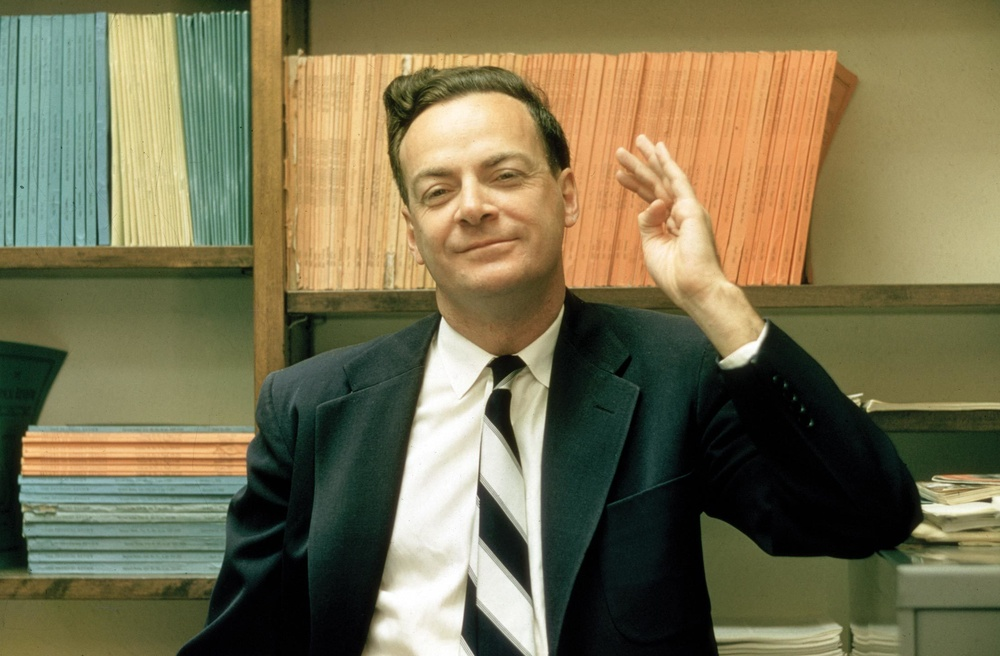
#> input picture Haarcascades/Data/Feynman_1.jpeg, 1000 x 656 px, shrunk from 2200 x 1444 before the run, found by its file name
$ jupyter execute highpass_filter.ipynb
#> lines starting #> are read from the running program, lines starting #| are printed output that depends on the picture
[cell 1]
import numpy as np
from scipy import ndimage
import cv2

# Reading image

[cell 2]
import matplotlib.pyplot as plt

[cell 3]
img = cv2.imread("../data/Feynman_1.jpeg", 1)
#> img is the input picture: shape (656, 1000, 3); mean B, G, R 81.4, 113.7, 120.5
img = cv2.cvtColor(img, cv2.COLOR_BGR2RGB)

plt.imshow(img)

[cell 4]
img_gray = cv2.cvtColor(img, cv2.COLOR_RGB2GRAY)
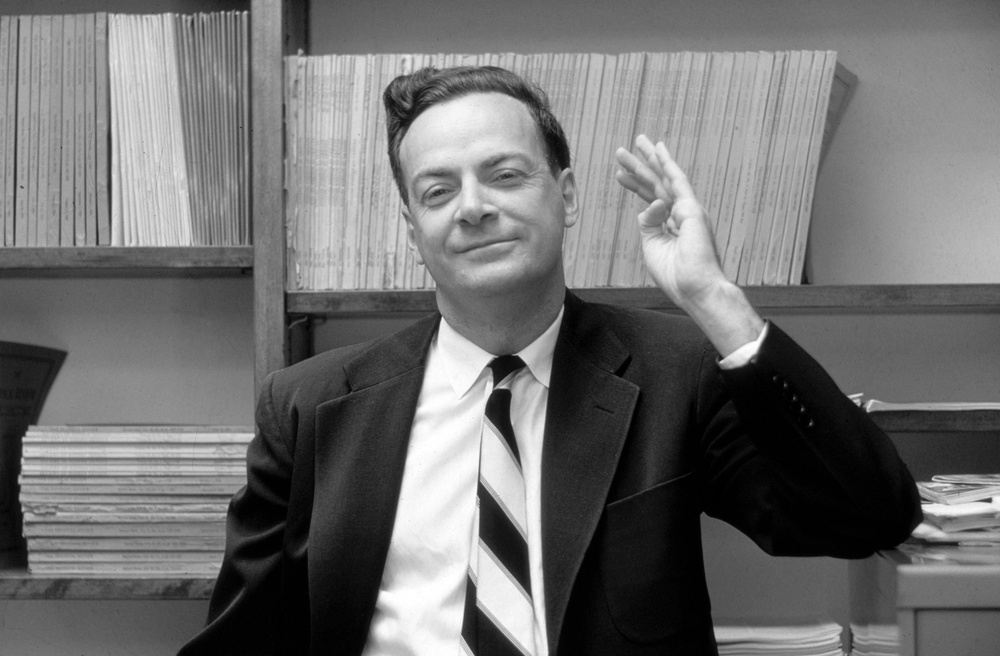
#> img_gray: shape (656, 1000); min 0, max 255, mean 112.1

plt.imshow(img_gray, cmap='gray')

# Kernels implementation

[cell 5]
kernel_3x3 = np.array([[-1, -1, -1],
                       [-1, 10, -1],
                       [-1, -1, -1]])

kernel_5x5 = np.array([[-1, -1, -1, -1, -1],
                       [-1, 1, 2, 1, -1],
                       [-1, 2, 8, 2, -1],
                       [-1, 1, 2, 1, -1],
                       [-1, -1, -1, -1, -1]])

[cell 6]
# Creating filters for edge detection

k3 = ndimage.convolve(img_gray, kernel_3x3)
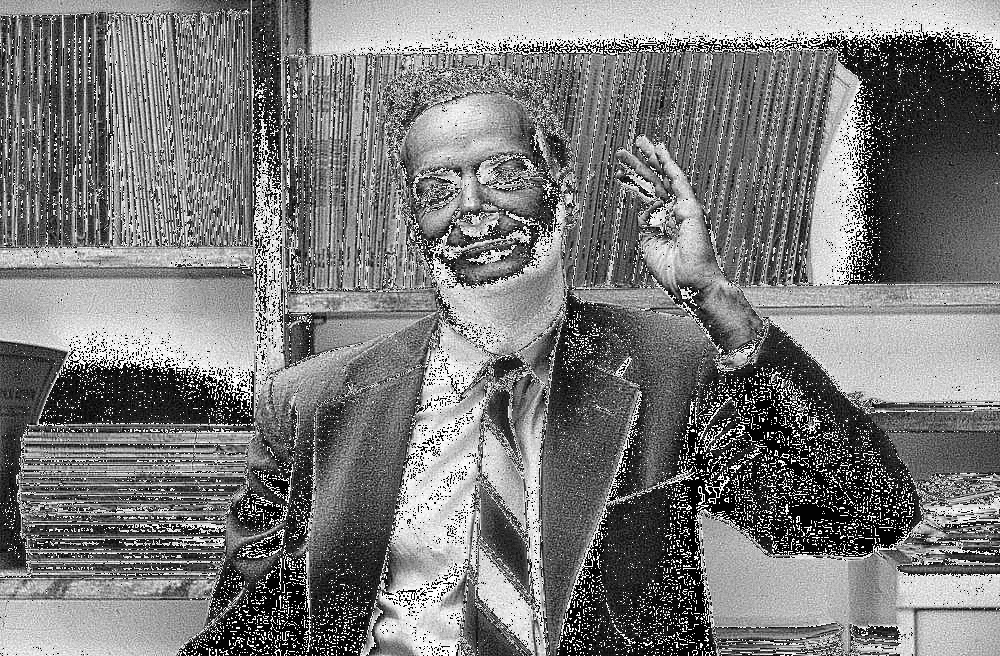
#> k3: shape (656, 1000); min 0, max 255, mean 122.1
k5 = ndimage.convolve(img_gray, kernel_5x5)
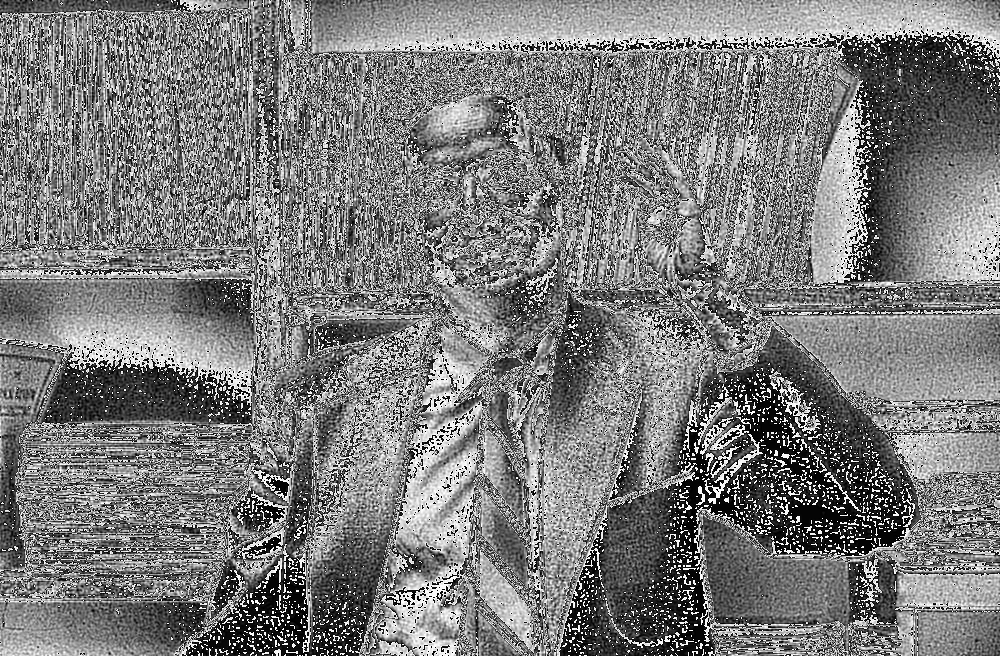
#> k5: shape (656, 1000); min 0, max 255, mean 123.4

# Results

[cell 7]
blurred = cv2.GaussianBlur(img_gray, (11, 11), 0)
img_res = cv2.subtract(img_gray, blurred)
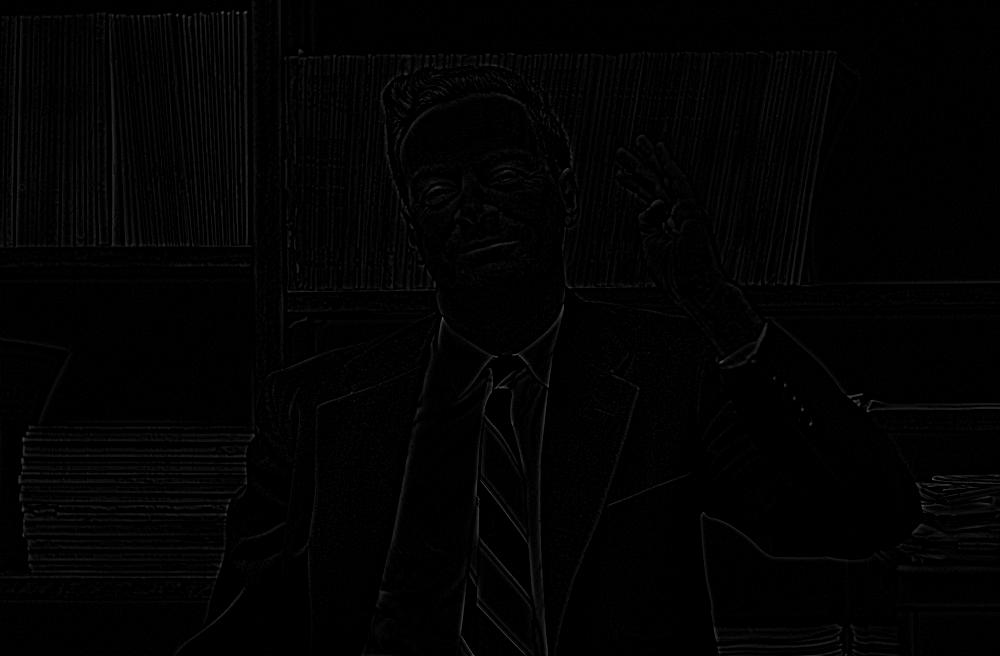
#> img_res: shape (656, 1000); min 0, max 96, mean 2.5

[cell 8]
plt.figure(figsize=(20, 20))

plt.subplot(1, 3, 1)
plt.imshow(k3, cmap='gray')

plt.subplot(1, 3, 2)
plt.imshow(k5, cmap='gray')

plt.subplot(1, 3, 3)
plt.imshow(img_res, cmap='gray')

$ run again, with Haarcascades/Data/Feynman_2.png saved as Haarcascades/Data/Feynman_1.jpeg
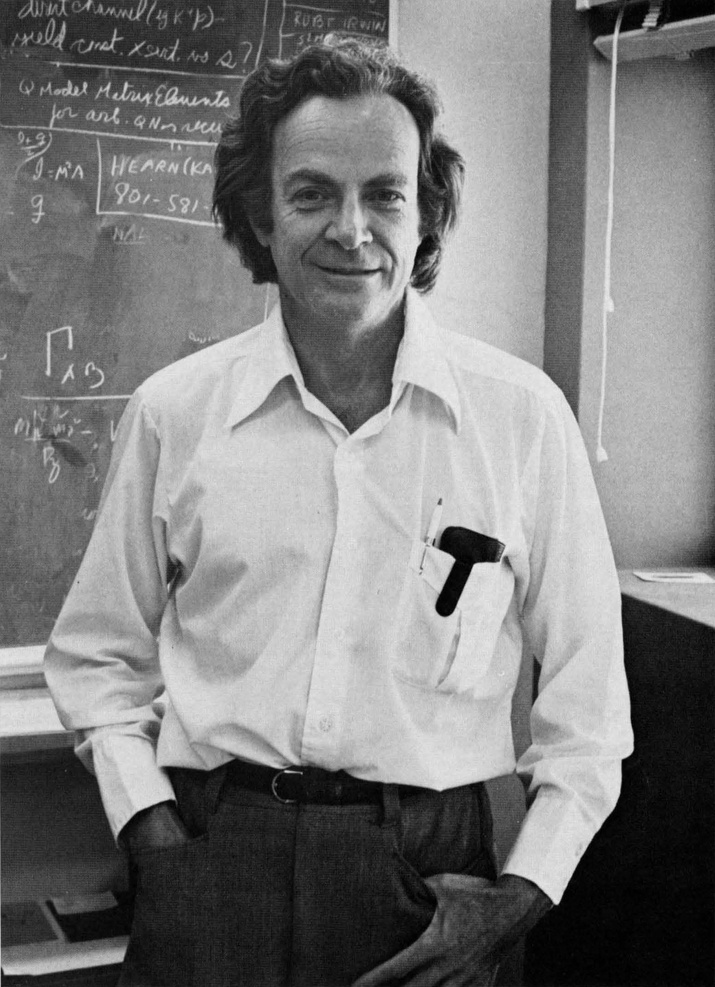
#> input picture Haarcascades/Data/Feynman_2.png, 715 x 987 px, shrunk from 1560 x 2152 before the run, found by its file name
#> img is the input picture: shape (987, 715, 3); min 0, max 236, mean 124.7
#> `img_res = cv2.subtract(img_gray, blurred)`:
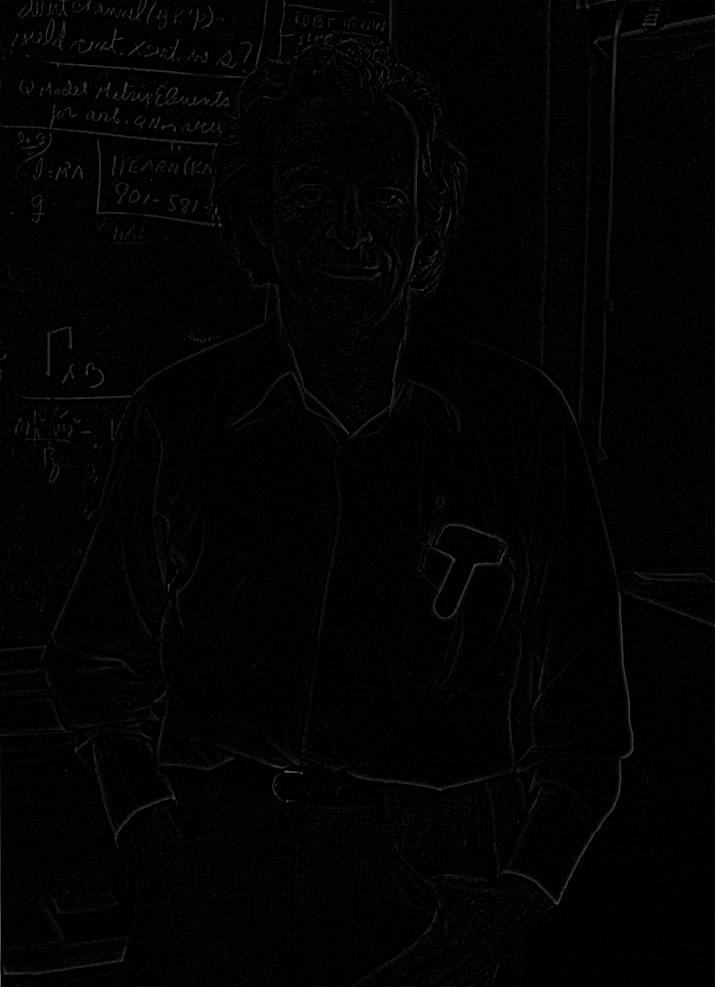
#> img_res: shape (987, 715); min 0, max 111, mean 2.6
#> `[cell 8] plt.figure(figsize=(20, 20))  plt.subplot(1, 3, 1) plt.imshow..`:
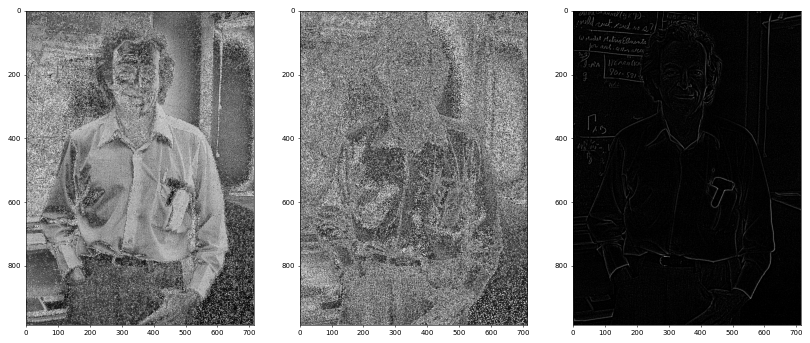
#> figure drawn by matplotlib, 3 panels
